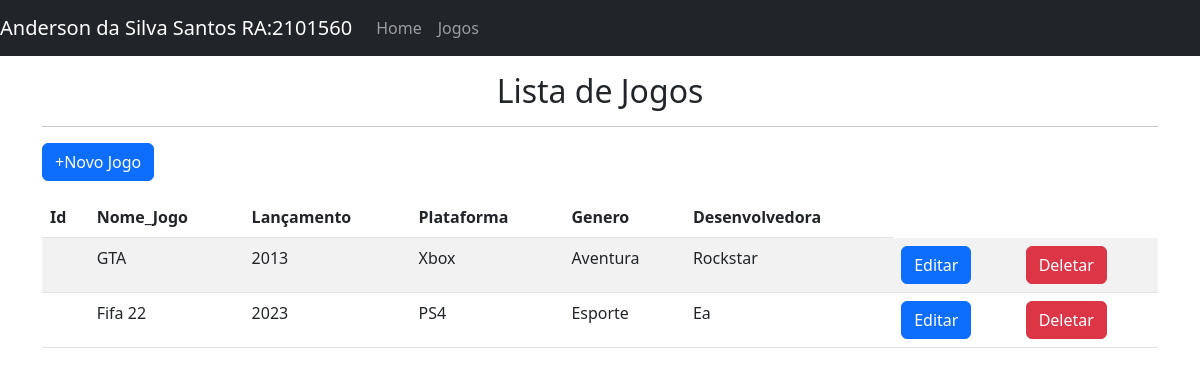
Before: /games with the older database file.
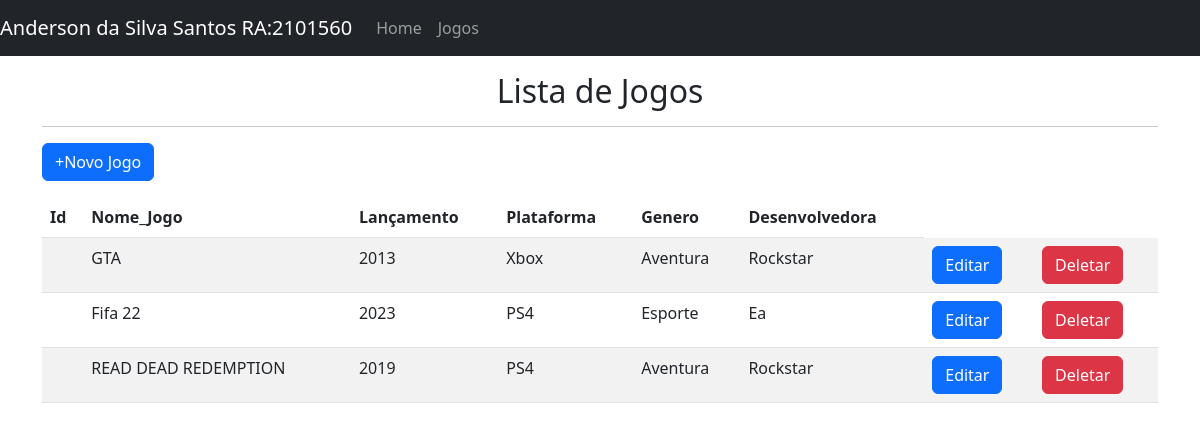
After: the same page with the newer database file.
### tables this page shows
CREATE TABLE registro_jogo (
    ID INTEGER PRIMARY KEY AUTOINCREMENT,
    NOME_JOGO TEXT,
    LANCAMENTO TEXT,
    PLATAFORMA TEXT,
    GENERO TEXT,
    DESENVOLVEDORA TEXT
);

### jogos.py (the view)
@app.route("/games")
def games():
    con = sql.connect ('registro_jogo.db')
    con.row_factory=sql.Row
    cur = con.cursor()
    cur.execute("select * from registro_jogo")
    data = cur.fetchall()
    return render_template ("games.html", datas=data)

### templates/games.html (shortened to what this page needs)
{% extends 'layout.html' %}
{% block body %}
<h2 style="text-align: center;">Lista de Jogos</h2>
    <hr>
<p class="text-right"> <a href="{{url_for('add_game')}}" class="btn btn-primary">+Novo Jogo</a></p>
<table class="table table-striped">
    <thead>
      <tr>
        <th scope="col">Id</th>
        <th scope="col">Nome_Jogo</th>
        <th scope="col">Lançamento</th>
        <th scope="col">Plataforma</th>
        <th scope="col">Genero</th>
        <th scope="col">Desenvolvedora</th>
      </tr>
    </thead>
    <tbody>
        {% for row in datas %}
      <tr>
        <td>{{loop.games}}</td>
        <td>{{row.NOME_JOGO}}</td>
        <td>{{row.LANCAMENTO}}</td>
        <td>{{row.PLATAFORMA}}</td>
        <td>{{row.GENERO}}</td>
        <td>{{row.DESENVOLVEDORA}}</td>
        <td><a href="{{url_for('edit_game',id=row.ID)}}" class="btn btn-primary">Editar</a></td>
        <td><a href="{{url_for('delete_game',id=row.ID)}}" class="btn btn-danger" onclick="return confirm ('Tem certeza que deseja apagar?')">Deletar </a></td>
      </tr>
        {% endfor %}
    </tbody>
  </table>
{% endblock %}

Changed rows visible on the page:
added registro_jogo: NOME_JOGO "READ DEAD REDEMPTION", LANCAMENTO "2019", PLATAFORMA "PS4", GENERO "Aventura", DESENVOLVEDORA "Rockstar"
